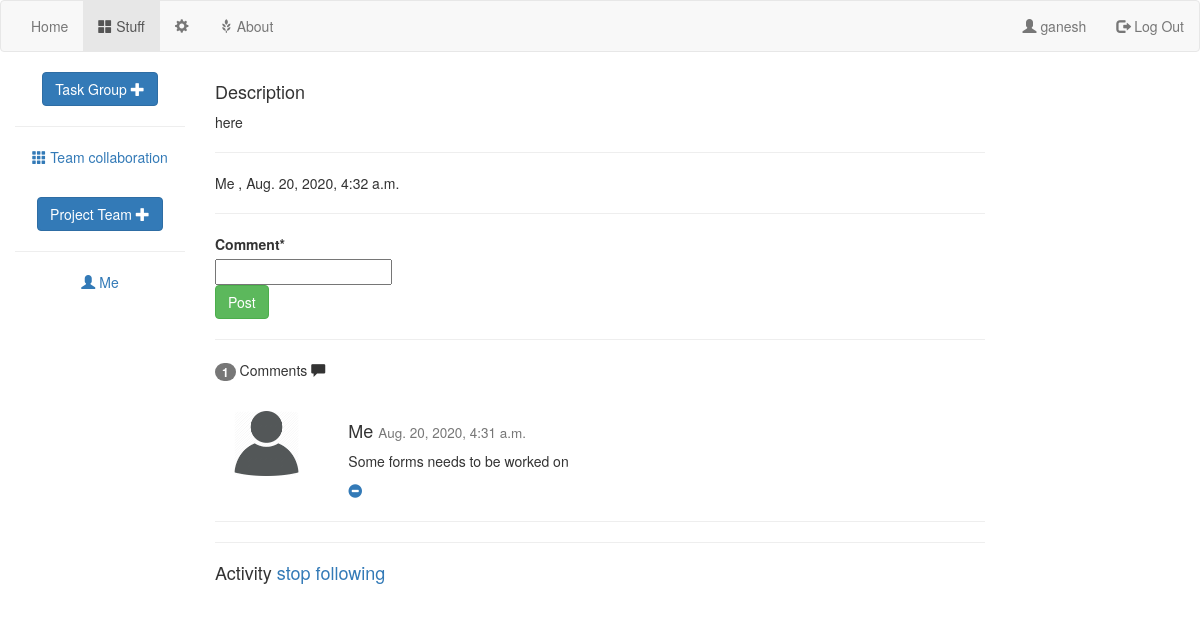
The app's page /1/project/ (signed in) with its own data.
### projectMgr/models.py (models this page shows)
class Project(models.Model):
    name = models.CharField(max_length=100)
    people = models.ManyToManyField(User,related_name="project_set")
    description = models.TextField()
    isArchived = models.BooleanField(default=False)
    comment = models.ManyToManyField(Comment)
    created = models.DateTimeField(auto_now=True)
    createdBy = models.ForeignKey(User,on_delete=models.CASCADE,related_name="projectIcreated",null=True)
    deadLine = models.DateTimeField(null=True)
    pass

class User(AbstractUser):
    profilePicture = models.CharField(max_length=200,null=True)
    fullName = models.CharField(max_length=100,null=True)
    bio = models.CharField(null=True,max_length=500)
    pass

class TaskGroup(models.Model):
    name = models.CharField(max_length=100)
    creator = models.ForeignKey(User,on_delete=models.CASCADE,related_name='taskgroupIcreated',null=True)
    description = models.TextField()
    project = models.ForeignKey(Project,on_delete=models.CASCADE,related_name="taskgroup_set",null=True)
    comment = models.ManyToManyField(Comment)
    people = models.ManyToManyField(User)
    created = models.DateTimeField(auto_now=True)
    DeadLine = models.DateTimeField(null=True)

class Comment(models.Model):
    createdOn = models.DateTimeField(auto_now=True)
    modifiedOn = models.DateTimeField()
    createdBy = models.ForeignKey(User, on_delete=models.CASCADE)
    textField = models.TextField()
    replyLink = models.ForeignKey('self', on_delete=models.CASCADE,null=True)
    deleted = models.BooleanField(default=False)

### projectMgr/views.py (the view)
# urls.py: path('<int:projectid>/project/',views.projectDetail,name='projectDetail'),
def projectDetail(request: HttpRequest, projectid):
    if not request.user.is_authenticated:
        return redirect('projectMgr:homepage')
    '''

    :param request:
    :return:
    '''
    thisProject = models.Project.objects.get(id=projectid)
    print(thisProject.name)
    commentForm = forms.createComment()
    commentSet = thisProject.comment.all()
    stream = target_stream(thisProject)
    return render(request, 'projectMgr/projectDetail.html',
                  {'project': thisProject, 'commentForm': commentForm, 'commentSet': commentSet,
                   'thisUser': request.user,'nocomm':len(commentSet),'stream':stream})
    pass

### projectMgr/forms.py
class createComment(forms.Form):
    Comment = forms.CharField(widget=forms.TextInput,max_length=500)
    pass

### projectMgr/templates/projectMgr/projectDetail.html (shortened to what this page needs)
{% extends 'projectMgr/base.html' %}
{% block leftnav %}
<li class="active"><a href="{% url 'projectMgr:projectDetail' project.id %}" ><span class="glyphicon glyphicon-th-large"></span> {{project.name}}</a></li>
<li><a href="{% url 'projectMgr:projectDetailEdit' project.id  %}" ><span class="glyphicon glyphicon-cog"></span></a></li>
{% endblock %}
{% block body %}
    <h4 >Description</h4>
    <div >
    <p>{{ project.description }}</p>
    </div>
    <hr>
    <div class="row">
        <div class="col-sm-4">
             {% if thisUser == project.createdBy %} Me {% else %} {{project.createdBy.username }} {% endif %},
        {{ project.created }}
        </div>
    </div>
    <hr>
    {% load crispy_forms_tags %}
    <form action="{% url 'projectMgr:projectDetailComment' project.id %}" method="post">
{{ commentForm|crispy }}
    <input type="submit" class="btn btn-success" value="Post">
    </form>
    <hr>
     <p><span class="badge">{{nocomm }}</span> Comments <span class="glyphicon glyphicon-comment"></span></p><br>
    {% load static %}
    {% for comment in commentSet %}
    <div class="row">
        <div class="col-sm-2 text-center">
            <img src="{% static 'projectMgr/images/default_user.png' %}"  height="65" width="65" style=" border-radius: 5px" alt="">
        </div>
        <div class="col-sm-10">
            <h4>
                {% if comment.createdBy == thisUser %}
                Me
                {% else %}
                {{ comment.createdBy.username }}
                {% endif %}
                <small>{{comment.createdOn}}</small></h4>
            {% if comment.deleted %}
            <p style="color: gray">This comment was deleted</p>
            {% else %}
            <p>{{ comment.textField }}</p>
                {% if comment.createdBy == thisUser %}
                     <a href="{% url 'projectMgr:projectDeleteComment' project.id comment.id %}" ><span class="glyphicon glyphicon-minus-sign"></span></a>
                    {% endif %}
            {% endif %}
        </div>
        </div>
        <hr>
    {% endfor %}
<hr>
    {% load activity_tags i18n %}
    <h4>Activity <a href="{% follow_url project %}">
    {% if thisUser|is_following:project %}
        stop following
    {% else %}
        follow
    {% endif %}
</a></h4>
{% endblock %}
{% block sidenav %}
    <a href="{% url 'projectMgr:createTaskGroup' project.id%}" class="btn btn-primary">Task Group <span class="glyphicon glyphicon-plus"></span> </a>
   <hr>
            {% for task in project.taskgroup_set.all %}
                <p><a style="margin: 3px"  href="{% url 'projectMgr:taskGroupDetail' projectid=project.id taskGroupId=task.id %}"><span class="glyphicon glyphicon-th"></span> {{ task.name }}</a></p>
        {% endfor %}
    <br>
      <a href="{% url 'projectMgr:chooseProjectMates' project.id %}" class="btn btn-primary">Project Team <span class="glyphicon glyphicon-plus"></span> </a>
   <hr>
            {% for person in project.people.all %}
            {% if person == thisUser %}
                            <p><a style="margin: 3px"  href=""><span class="glyphicon glyphicon-user"></span> Me</a></p>
                {% else %}
            <p><a style="margin: 3px"  href=""><span class="glyphicon glyphicon-user"></span> {{ person.username }}</a></p>
                {% endif %}
        {% endfor %}
    <br>
{% endblock %}

### projectMgr/templates/projectMgr/base.html (shortened to what this page needs)
<!DOCTYPE html>
<html lang="en">
 {% load static %}
<link rel="stylesheet" type="text/css" href="{% static 'projectMgr/styles.css' %}">
  <link rel="stylesheet" href="https://maxcdn.bootstrapcdn.com/bootstrap/3.4.1/css/bootstrap.min.css">
<nav class="navbar navbar-default ">
    <div class="container-fluid">
        <ul class="nav navbar-nav">
            <li class="nav-item"><a href="{% url 'projectMgr:homepage' %}">Home</a></li>
            {% block leftnav %}
            {% endblock %}
            <li><a href="{% url 'projectMgr:about' %}"><span class="glyphicon glyphicon-grain"></span> About</a></li>
        </ul>
        <ul class="nav navbar-nav navbar-right">
            {% block rightnav %}
                {% if thisUser %}
                    <li><a href="{% url 'projectMgr:userinfo' %}"><span class="glyphicon glyphicon-user"></span> {{ thisUser.username }}</a></li>
                    <li><a href="{% url 'account_logout' %}"><span class="glyphicon glyphicon-log-out"></span> Log Out</a></li>
                {% else %}
                    <li><a href="{% url 'account_login' %}"><span class="glyphicon glyphicon-log-in"></span> Log In</a></li>
                    <li><a href="{% url 'account_signup' %}"><span class="glyphicon glyphicon-user"></span> Sign Up</a></li>
                {% endif %}
            {% endblock %}
        </ul>
    </div>
</nav>
<div class="container-fluid text-center">
    <div class="row content">
        <div class="col-sm-2 sidenav">
            {% block sidenav %}{% endblock %}
        </div>
        <div class="col-sm-8 text-left">
        {% block body %}{% endblock %}
        </div>
    </div>
</div>
</html>

### records on screen
Project: name "Stuff", description "here", created "Aug. 20, 2020, 4:32 a.m."
User: username "ganesh", shows "Me"
TaskGroup: name "Team collaboration"
Comment: shows "Me", createdOn "Aug. 20, 2020, 4:31 a.m.", textField "Some forms needs to be worked on"

### other values on screen
{{ nocomm }} "1"
